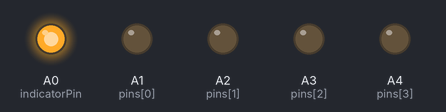
Bench run of a sketch on a simulated Arduino Uno, built with avr-gcc and run on an emulated ATmega328P. On the bench: output pins drawn as LEDs (lit = HIGH).

Above: at 2.2 s.
At 3.2 s:
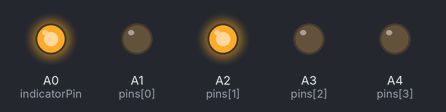
At 4.2 s:
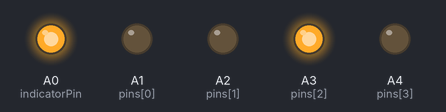
At 6.7 s:
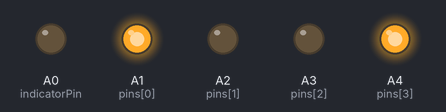
At 9.2 s:
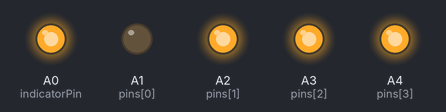
At 11.7 s:
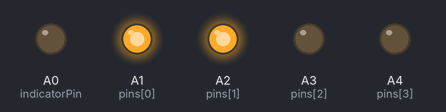
Timing chart, 0 to 12.4 s (numbered marks = the images above):
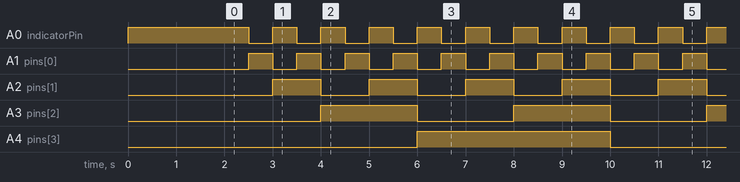

The sketch:

Practica1.ino
```cpp
int indicatorPin = A0;      // Pin 8 para el indicador de encendido
int pins[] = {A1, A2, A3, A4}; // Definimos un array para los pines
int delayt = 500;
bool indicatorState = false; // Estado del pin 8 para hacer que parpadee

void setup() {
  // Configuramos el pin 8 como salida para el indicador de encendido
  pinMode(indicatorPin, OUTPUT);

  // Pin 8 encendido durante 2 segundos al inicio
  digitalWrite(indicatorPin, HIGH);
  delay(2000);

  // Configuramos los pines como salida
  for (int i = 0; i < 4; i++) {
    pinMode(pins[i], OUTPUT);
  }
}

void loop() {
  // Recorremos todas las combinaciones de 4 bits (de 0 a 15)
  for (int i = 0; i < 16; i++) {
    for (int j = 0; j < 4; j++) {
      // Usamos operaciones bit a bit para obtener los estados de los pines
      int state = (i >> j) & 1; // Extraemos el bit correspondiente
      digitalWrite(pins[j], state == 1 ? HIGH : LOW); // Convertimos 1 y 0 a HIGH y LOW
    }

    // Alternamos el estado del pin 8 para que parpadee
    indicatorState = !indicatorState;
    digitalWrite(indicatorPin, indicatorState ? HIGH : LOW);

    delay(delayt);
  }
}
```

Measured:
- by itself, A0 (indicatorPin), A1 (pins[0]): alternates HIGH for 0.50 s and LOW for 0.50 s
- by itself, A2 (pins[1]): alternates HIGH for 1.0 s and LOW for 1.0 s
- by itself, A3 (pins[2]): alternates HIGH for 2.0 s and LOW for 2.0 s
- by itself, A4 (pins[3]): alternates HIGH for 4.0 s and LOW for 4.0 s
